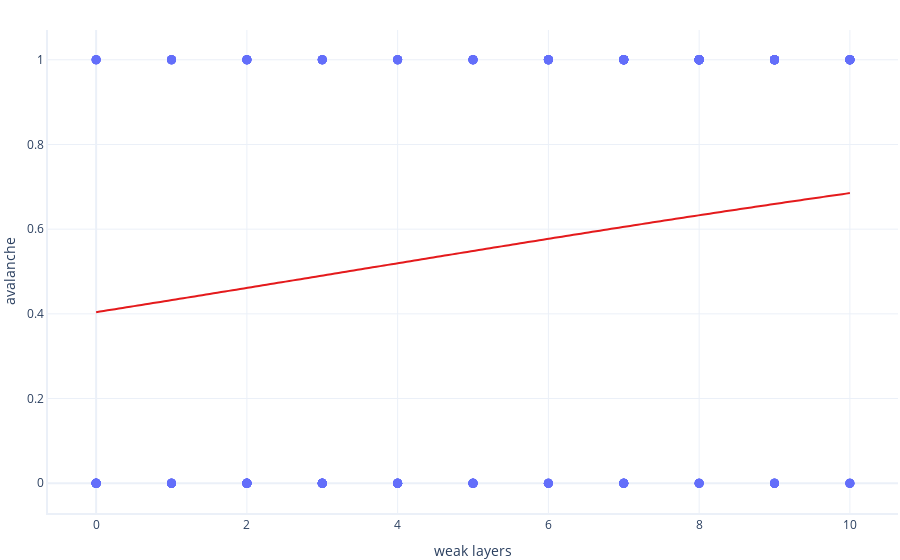

Notebook code for this chart:
### Markdown cell above
This summary provides some detailed information. 

Two useful pieces of information are in the bottom row. The coef is positive, which means that as `weak_layers` increases, so does the probability of an avalanche. The the p value column is less than 0.05, which means the model is confident that `weak_layers` is a useful predictor of avalanches. 

The rest of this table, however, is difficult to understand for beginners and so it's not clear how well our model is working. Let's try another way. 

## Assessing model visually

Sometimes, but not always, we can visually assess a logistic regression mode. Let's plot our model against the actual data in the test dataset.

### Code cell
def predict(weak_layers):
    return model.predict(dict(weak_layers=weak_layers))

graphing.scatter_2D(test, label_x="weak_layers", label_y="avalanche", trendline=predict)
